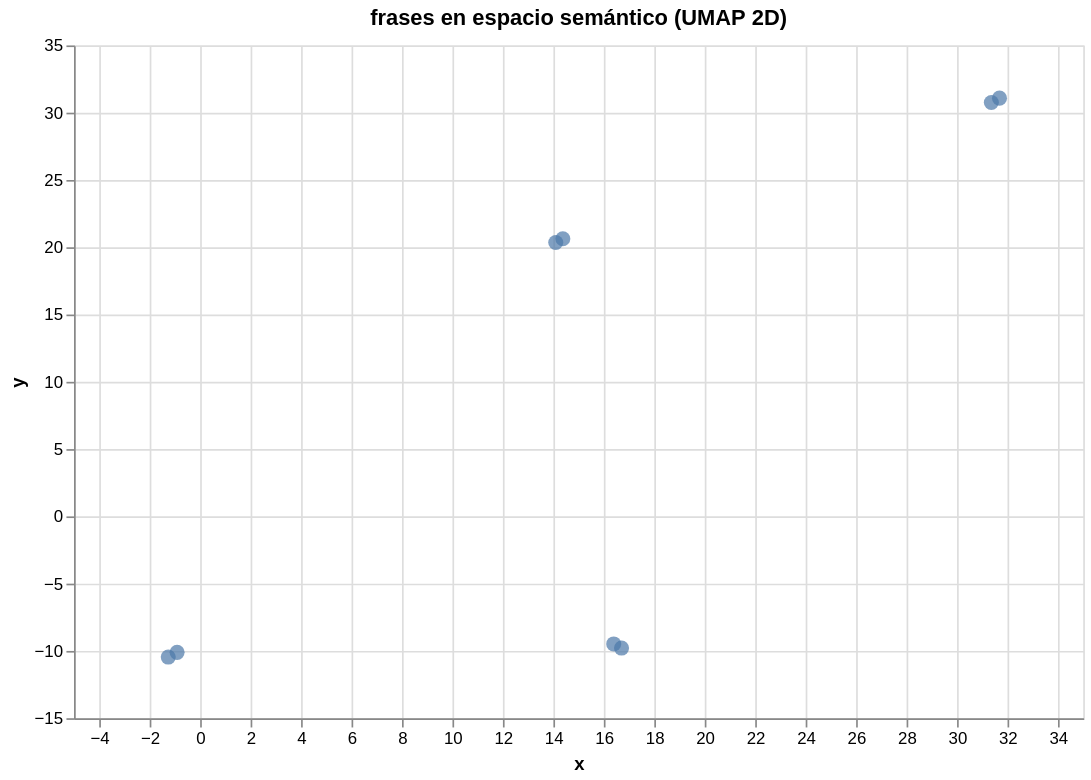

Notebook source saved alongside this figure:
### Markdown cell above
## 5. Visualización con UMAP

Embebemos varias frases (preguntas + respuestas + distractores) y las proyectamos a 2D con UMAP para ver cómo se agrupan. Las parejas pregunta/respuesta deberían quedar cerca.

### Code cell
sentences_df = pd.DataFrame({"text": [
    "¿Dónde está el Anillo Único?",
    "El Anillo Único está en Mordor",

    "¿Dónde viven los Hobbits?",
    "Los Hobbits viven en La Comarca",

    "¿Qué es el lembas?",
    "El lembas es el pan élfico para viajes largos",

    "¿Cuál es la capital de Francia?",
    "La capital de Francia es París",
]})

emb = co.embed(
    texts=list(sentences_df["text"]),
    model="embed-multilingual-v3.0",
    input_type="search_document",
    embedding_types=["float"],
).embeddings.float

import umap, altair as alt
reducer = umap.UMAP(n_neighbors=2, random_state=42)
proj = reducer.fit_transform(np.array(emb))
df_plot = sentences_df.copy()
df_plot["x"], df_plot["y"] = proj[:, 0], proj[:, 1]

chart = (
    alt.Chart(df_plot)
    .mark_circle(size=80)
    .encode(
        x=alt.X("x", scale=alt.Scale(zero=False)),
        y=alt.Y("y", scale=alt.Scale(zero=False)),
        tooltip=["text"],
    )
    .properties(width=600, height=400, title="frases en espacio semántico (UMAP 2D)")
)
chart.interactive()

### Figure 1 — Vega-Lite specification as saved in the notebook (floating-point values rounded to 4 significant figures)
{"config": {"view": {"continuousWidth": 300, "continuousHeight": 300}}, "data": {"name": "data-af5be85b255886881ea896373f070e11"}, "mark": {"type": "circle", "size": 80}, "encoding": {"tooltip": [{"field": "text", "type": "nominal"}], "x": {"field": "x", "scale": {"zero": false}, "type": "quantitative"}, "y": {"field": "y", "scale": {"zero": false}, "type": "quantitative"}}, "height": 400, "params": [{"name": "param_1", "select": {"type": "interval", "encodings": ["x", "y"]}, "bind": "scales"}], "title": "frases en espacio semántico (UMAP 2D)", "width": 600, "$schema": "https://vega.github.io/schema/vega-lite/v5.20.1.json", "datasets": {"data-af5be85b255886881ea896373f070e11": [{"text": "¿Dónde está el Anillo Único?", "x": 31.68, "y": 31.08}, {"text": "El Anillo Único está en Mordor", "x": 31.36, "y": 30.76}, {"text": "¿Dónde viven los Hobbits?", "x": 16.39, "y": -9.479}, {"text": "Los Hobbits viven en La Comarca", "x": 16.7, "y": -9.789}, {"text": "¿Qué es el lembas?", "x": 14.37, "y": 20.63}, {"text": "El lembas es el pan élfico para viajes largos", "x": 14.09, "y": 20.35}, {"text": "¿Cuál es la capital de Francia?", "x": -0.9138, "y": -10.11}, {"text": "La capital de Francia es París", "x": -1.265, "y": -10.46}]}}
